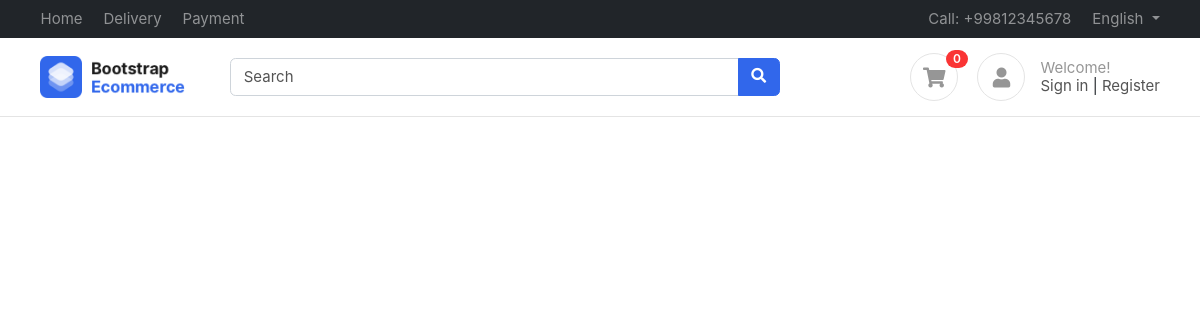
/, run on an earlier commit of the app's database.
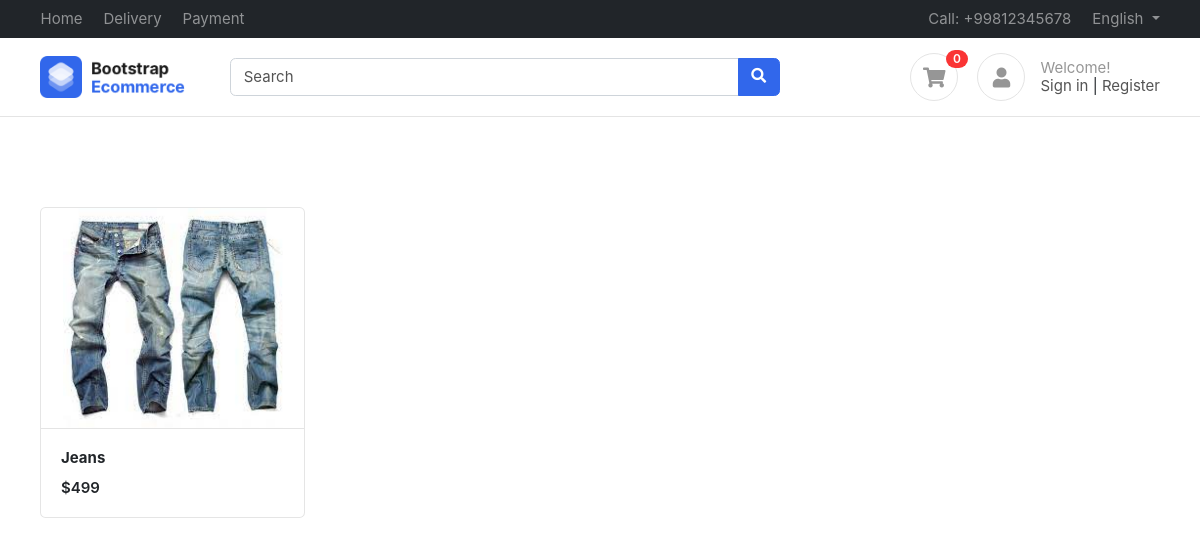
And on a later commit of the database.
### products/models.py (models this page shows, shortened)
class Product(BaseModel):
    product_name = models.CharField(max_length=100)
    slug = models.SlugField(unique=True, null=True, blank=True)
    category = models.ForeignKey(Category, on_delete=models.CASCADE, related_name='products')
    price = models.IntegerField()
    product_description = models.TextField()
    color_varient = models.ManyToManyField(ColorVarient)
    size_varient = models.ManyToManyField(SizeVariennt)

class ProductImage(BaseModel):
    product = models.ForeignKey(Product, on_delete=models.CASCADE, related_name='product_images')
    image = models.ImageField(upload_to='Files\Product')

### home/views.py (the view)
# urls.py: path('', views.homepage, name='homepage')
def homepage(request):
    context = {'products' : Product.objects.all() }
    return render(request, 'home/homepage.html', context)

### templates/home/homepage.html
{% extends "base/base.html" %}
{% block start %}
<div class="container mt-5 pt-5">
    <div class="row">
        {% for product in products %}
        <div class="col-md-3">
            <figure class="card card-product-grid">
                <div class="img-wrap"> <img src= {{product.product_images.first.image.url}} > </div>
                <figcaption class="info-wrap border-top">
                    <a href=" {% url 'get_product' product.slug %} " class="title"><b>{{ product.product_name }}</b></a>
                    <div class="price mt-2">${{product.price}}</div>
                </figcaption>
            </figure>
        </div>
        {% endfor %}
    </div>
    </div>
{% endblock start %}

### templates/base/base.html (shortened to what this page needs)
{% load static %}
<!DOCTYPE HTML>
<html lang="en">
<head>
<link href="{% static 'assets/css/bootstrap.css' %} " rel="stylesheet" type="text/css"/>
<link href="{% static '/assets/fontawesome/css/all.min.css' %} " type="text/css" rel="stylesheet">
<link href="{% static '/assets/css/ui.css' %} " rel="stylesheet" type="text/css"/>
<link href="{% static '/assets/css/responsive.css' %} " rel="stylesheet" />
</head>
<body>
	<header class="section-header">
		<nav class="navbar navbar-dark navbar-expand p-0 bg-dark">
		<div class="container">
			<ul class="navbar-nav d-none d-md-flex mr-auto">
				<li class="nav-item"><a class="nav-link" href="#">Home</a></li>
				<li class="nav-item"><a class="nav-link" href="#">Delivery</a></li>
				<li class="nav-item"><a class="nav-link" href="#">Payment</a></li>
			</ul>
			<ul class="navbar-nav">
				<li class="nav-item"><a href="#" class="nav-link"> Call: +99812345678 </a></li>
				<li class="nav-item dropdown">
					 <a href="#" class="nav-link dropdown-toggle" data-toggle="dropdown"> English </a>
				</li>
			</ul>
		  </div>
		</nav>
		<section class="header-main border-bottom">
			<div class="container">
		<div class="row align-items-center">
			<div class="col-lg-2 col-4">
				<div class="brand-wrap">
					<img class="logo" src="{% static '/assets/images/logo.png' %} ">
				</div>
			</div>
			<div class="col-lg-6 col-sm-12">
				<form action="#" class="search">
					<div class="input-group w-100">
						<input type="text" class="form-control" placeholder="Search">
						<div class="input-group-append">
						  <button class="btn btn-primary" type="submit">
							<i class="fa fa-search"></i>
						  </button>
						</div>
					</div>
				</form>
			</div>
			<div class="col-lg-4 col-sm-6 col-8">
				<div class="widgets-wrap float-md-right">
					<div class="widget-header  mr-3">
						<a href="#" class="icon icon-sm rounded-circle border"><i class="fa fa-shopping-cart"></i></a>
						<span class="badge badge-pill badge-danger notify">0</span>
					</div>
					<div class="widget-header icontext">
						<a href="#" class="icon icon-sm rounded-circle border"><i class="fa fa-user"></i></a>
						<div class="text">
							<span class="text-muted">Welcome!</span>
							<div>
								<a href="#">Sign in</a> |
								<a href="#"> Register</a>
							</div>
						</div>
					</div>
				</div>
			</div>
		</div>
			</div>
		</section>
		</header>
		{% block start %}
		{% endblock start %}

### static/assets/css/ui.css (style rules this page uses)
html { font-family: 'Inter', sans-serif; font-size: 15px; }
.img-wrap { text-align: center; display: block; }
.img-wrap img { max-width: 100%; }
.icon-xs, .icon-sm, .icon-md, .icon-lg { display: inline-block; text-align: center; flex-shrink: 0; flex-grow: 0; }
.icon-sm { width: 48px; height: 48px; line-height: 48px; font-size: 20px; }
figure { margin-bottom: 0; }
.card .title { color: #212529; }
.header-main { position: relative; padding-top: 1rem; padding-bottom: 1rem; }
.brand-wrap .logo, .navbar-brand .logo { margin-right: 7px; max-height: 42px; display: inline-block; }
.widget-header { display: inline-block; vertical-align: middle; position: relative; }
.widget-header a { color: #545454; }
.widget-header i { color: #969696; }
.widget-header .notify { position: absolute; top: -3px; right: -10px; }
[class*='card-product'] a.title { color: #212529; display: block; }
[class*='card-product'] .img-wrap { overflow: hidden; position: relative; }
[class*='card-product'] .img-wrap img { height: 100%; max-width: 100%; width: auto; display: inline-block; object-fit: cover; }
.card-product-grid { margin-bottom: 20px; }
.card-product-grid .img-wrap { border-radius: 0.2rem 0.2rem 0 0; height: 220px; }
.card-product-grid .info-wrap { overflow: hidden; padding: 18px 20px; }
.card .img-wrap { overflow: hidden; }
.icontext { display: inline-flex; align-items: center; vertical-align: middle; }
.icontext .text { width: 100%; line-height: 1.2; color: #212529; }
.icontext .icon { position: relative; margin-right: 15px; flex-shrink: 0; flex-grow: 0; }
.notify { position: absolute; top: -4px; right: -10px; display: inline-block; padding: .25em .6em; font-size: 12px; line-height: 1; text-align: center; border-radius: 3rem; color: #fff; background-color: #fa3434; }
.price { font-weight: 600; color: #212529; }

What changed in the data, as far as the page shows it:
added Product: product_images.first.image (picture), product_name "Jeans", price "499"
